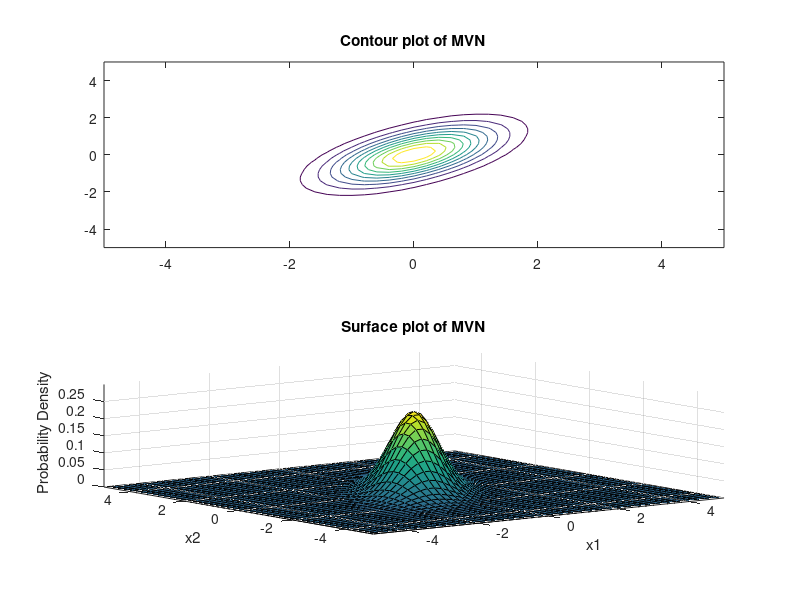

This chart was generated by the following MATLAB code:
mu = [0 0]; 
Sigma = [.7 .5; .5 1]; 
x1 = -5:.2:5; x2 = -5:.2:5; 
[X1,X2] = meshgrid(x1,x2);
F = mvnpdf([X1(:) X2(:)],mu,Sigma);
F = reshape(F,length(x2),length(x1));
subplot(2,1,1)
contour(x1,x2,F);
title('Contour plot of MVN')
subplot(2,1,2)
surf(x1,x2,F);
title('Surface plot of MVN')
caxis([min(F(:))-.5*range(F(:)),max(F(:))]);
axis([-5 5 -5 5 0 0.3])
xlabel('x1'); ylabel('x2'); zlabel('Probability Density');